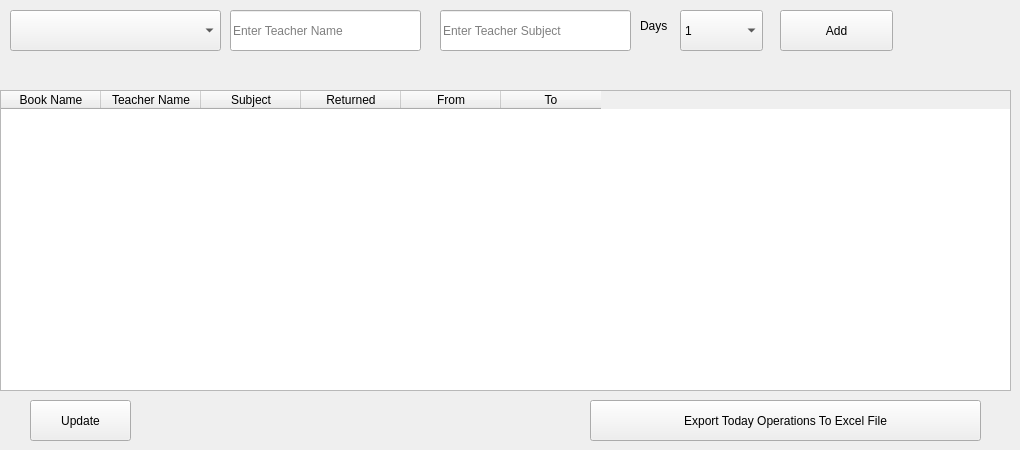
      <widget class="QWidget" name="tab_23">
       <attribute name="title">
        <string>Teacher Add</string>
       </attribute>
       <widget class="QPushButton" name="pushButton_44">
        <property name="geometry">
         <rect>
          <x>780</x>
          <y>10</y>
          <width>113</width>
          <height>41</height>
         </rect>
        </property>
        <property name="text">
         <string>Add</string>
        </property>
       </widget>
       <widget class="QLabel" name="label_62">
        <property name="geometry">
         <rect>
          <x>640</x>
          <y>10</y>
          <width>31</width>
          <height>31</height>
         </rect>
        </property>
        <property name="text">
         <string>Days</string>
        </property>
       </widget>
       <widget class="QComboBox" name="comboBox_8">
        <property name="geometry">
         <rect>
          <x>680</x>
          <y>10</y>
          <width>83</width>
          <height>41</height>
         </rect>
        </property>
        <item>
         <property name="text">
          <string>1</string>
         </property>
        </item>
        <item>
         <property name="text">
          <string>2</string>
         </property>
        </item>
        <item>
         <property name="text">
          <string>3</string>
         </property>
        </item>
        <item>
         <property name="text">
          <string>4</string>
         </property>
        </item>
        <item>
         <property name="text">
          <string>5</string>
         </property>
        </item>
        <item>
         <property name="text">
          <string>6</string>
         </property>
        </item>
        <item>
         <property name="text">
          <string>7</string>
         </property>
        </item>
        <item>
         <property name="text">
          <string>8</string>
         </property>
        </item>
        <item>
         <property name="text">
          <string>9</string>
         </property>
        </item>
        <item>
         <property name="text">
          <string>10</string>
         </property>
        </item>
       </widget>
       <widget class="QTableWidget" name="tableWidget_3">
        <property name="geometry">
         <rect>
          <x>0</x>
          <y>90</y>
          <width>1011</width>
          <height>301</height>
         </rect>
        </property>
        <column>
         <property name="text">
          <string>Book Name</string>
         </property>
        </column>
        <column>
         <property name="text">
          <string>Teacher Name</string>
         </property>
        </column>
        <column>
         <property name="text">
          <string>Subject</string>
         </property>
        </column>
        <column>
         <property name="text">
          <string>Returned</string>
         </property>
        </column>
        <column>
         <property name="text">
          <string>From</string>
         </property>
        </column>
        <column>
         <property name="text">
          <string>To</string>
         </property>
        </column>
       </widget>
       <widget class="QPushButton" name="pushButton_45">
        <property name="geometry">
         <rect>
          <x>590</x>
          <y>400</y>
          <width>391</width>
          <height>41</height>
         </rect>
        </property>
        <property name="text">
         <string>Export Today Operations To Excel File</string>
        </property>
       </widget>
       <widget class="QLineEdit" name="lineEdit_56">
        <property name="geometry">
         <rect>
          <x>230</x>
          <y>10</y>
          <width>191</width>
          <height>41</height>
         </rect>
        </property>
        <property name="placeholderText">
         <string>Enter Teacher Name</string>
        </property>
       </widget>
       <widget class="QLineEdit" name="lineEdit_58">
        <property name="geometry">
         <rect>
          <x>440</x>
          <y>10</y>
          <width>191</width>
          <height>41</height>
         </rect>
        </property>
        <property name="placeholderText">
         <string>Enter Teacher Subject</string>
        </property>
       </widget>
       <widget class="QComboBox" name="comboBox_4">
        <property name="geometry">
         <rect>
          <x>10</x>
          <y>10</y>
          <width>211</width>
          <height>41</height>
         </rect>
        </property>
       </widget>
       <widget class="QPushButton" name="pushButton_31">
        <property name="geometry">
         <rect>
          <x>30</x>
          <y>400</y>
          <width>101</width>
          <height>41</height>
         </rect>
        </property>
        <property name="text">
         <string>Update</string>
        </property>
       </widget>
      </widget>
